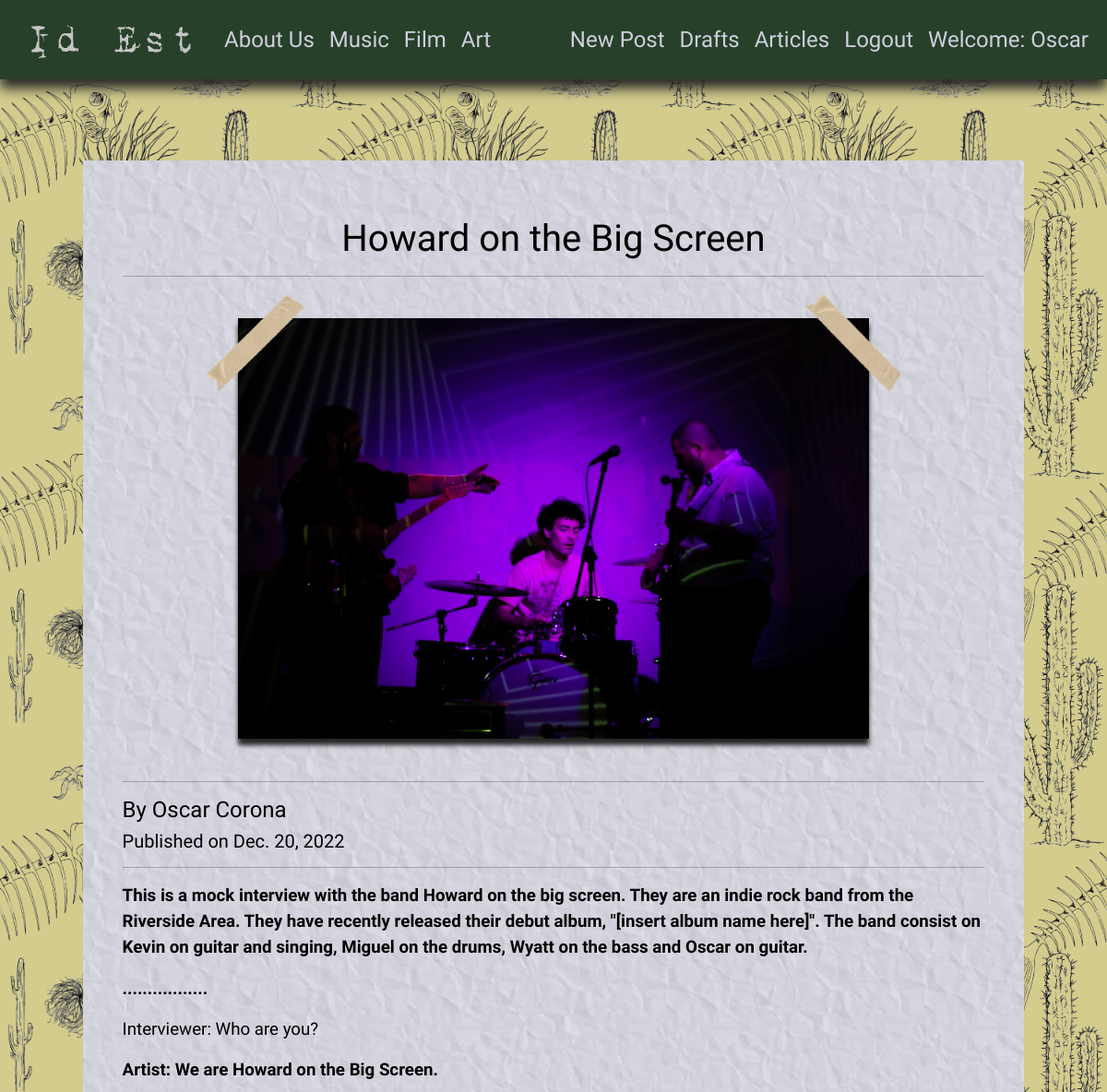
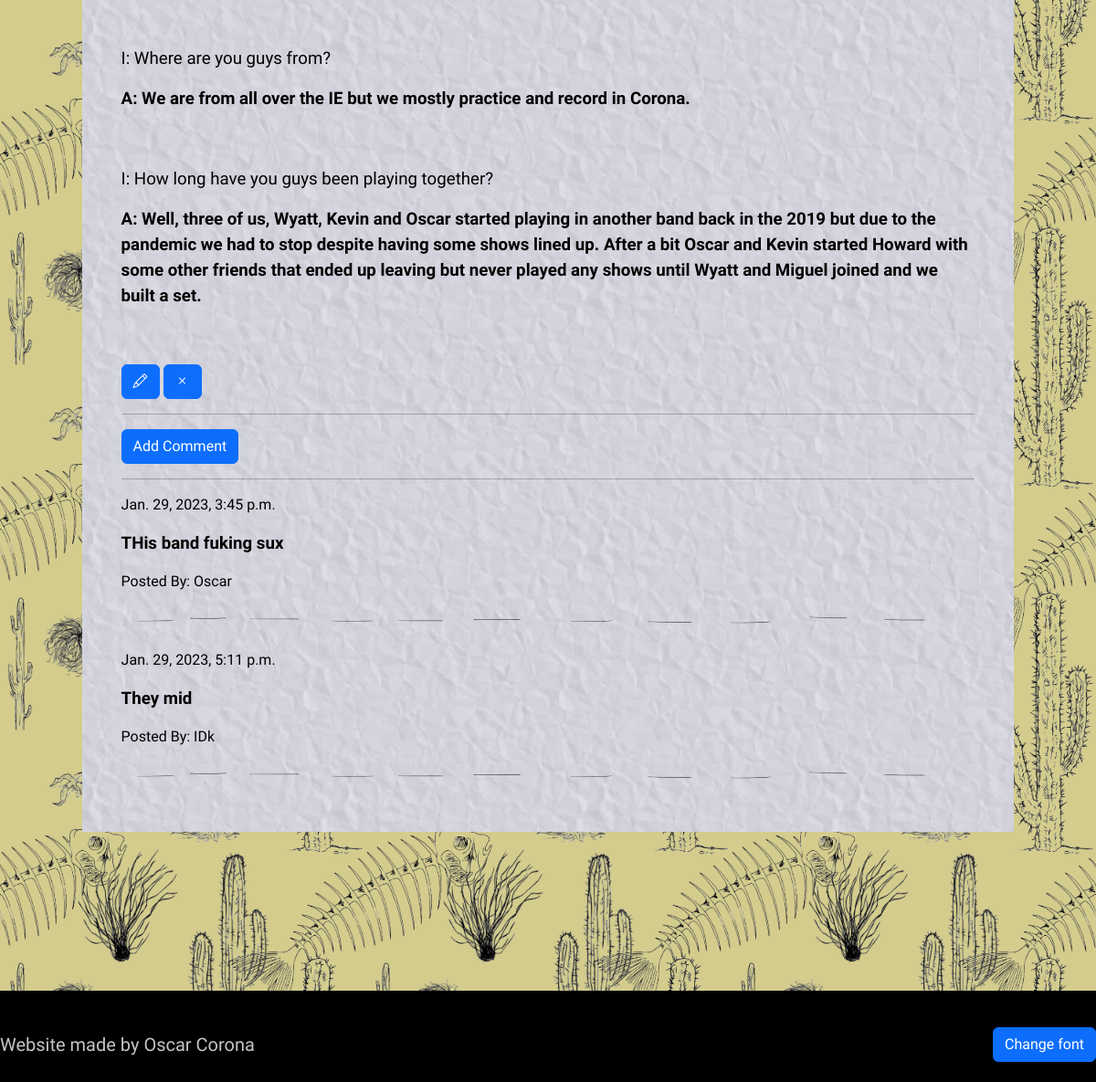
The app's page /post/32/ (signed in) with its own data (2 pictures, top to bottom).
### articles/models.py (models this page shows, shortened)
class ArticlePost(models.Model):
    author = models.ForeignKey('auth.User',on_delete=models.CASCADE)
    title = models.CharField(max_length=200)
    text = models.TextField()
    create_date = models.DateTimeField(default=now)
    publish_date = models.DateField(blank=True,null=True)
    featured_image = models.ImageField(upload_to='featured_images/%Y/%m/',blank=True)

class Comment(models.Model):
    post = models.ForeignKey('articles.ArticlePost',related_name='comments',on_delete=models.CASCADE)
    author = models.CharField(max_length=36)
    text = models.TextField()
    create_date = models.DateTimeField(default=now)
    approved_comment = models.BooleanField(default=False)

### articles/views.py (the view)
# urls.py: path('post/<int:pk>/',views.ArticlePostDetailView.as_view(),name='post_detail'),
class ArticlePostDetailView(DetailView):
    model = ArticlePost

### articles/templates/articles/articlepost_detail.html (shortened to what this page needs)
{% extends 'articles/base.html' %}
{%load static%}
{% block body_block %}
<div class="borderimg">
<div class="base">
<div class="clear"></div>
<div class="container">
    <h1 class="posttitle">{{object.title}}</h1>
    <hr>
    {% if object.featured_image %}
        <img src="{% static 'images/taped.png'%}" class='tape' alt="">
        <div class='container-fluid'>
        </div>
    {%else%}
    <p>No Featured Image</p>
    {%endif%}
    <div class="clear"></div>
    <hr>
    <h4>By {{object.author.first_name}} {{object.author.last_name}}</h4>
    {% if object.publish_date %}
    <h5>Published on {{object.publish_date}}</h5>
    {% else %}
        {% if user.is_authenticated %}
        <p>Creation Date: {{object.create_date}}</p>
        <a class="btn btn-primary" href="{% url 'articles:post_publish' pk=object.pk %}">Publish</a>
        {%endif%}
    {% endif %}
    <hr>
    <p class="postcontent">{{object.text|safe|linebreaksbr}}</p>
    {% if user.is_authenticated %}
        <a class="btn btn-primary" href="{% url 'articles:post_update' pk=object.pk %}">
            <i class="bi bi-pencil"></i>
        </a>
        <a class="btn btn-primary" href="{% url 'articles:post_delete' pk=object.pk %}">
            <span class="bi bi-x"></span>
        </a>
    {%endif%}
    <hr>
    <a class='btn btn-primary btn-comment' href="{% url 'articles:add_comment_to_post' pk=object.pk %}">Add Comment</a>
    <hr>
    {% for comment in object.comments.all %}
        {% if user.is_authenticated or comment.approved_comment %}
            {{comment.create_date}}
            {% if comment.approved_comment %}
            <p>{{comment.text|safe|linebreaks}}</p>
            Posted By: {{comment.author}}
            {%endif%}
            <hr class="dottedhr">
        {%endif%}
        {% empty%}
        <p>No Comments</p>
    {%endfor%}
</div>
</div></div>
{% endblock %}

### articles/templates/articles/base.html (shortened to what this page needs)
<!DOCTYPE html>
{% load static %}
<html lang="en">
<head>
    <link href="https://cdn.jsdelivr.net/npm/bootstrap@5.2.3/dist/css/bootstrap.min.css" rel="stylesheet">
    <link rel="stylesheet" href="https://cdn.jsdelivr.net/npm/bootstrap-icons@1.10.2/font/bootstrap-icons.css">
    <link rel="stylesheet" href="//cdn.jsdelivr.net/npm/medium-editor@latest/dist/css/medium-editor.min.css" type="text/css" media="screen" charset="utf-8">
    <link rel="stylesheet" href='{% static "css/mystyle.css" %}'>
    <link rel="stylesheet" href="{% static 'css/article.css' %}">
</head>
<body>
    <nav class="navbar navbar-expand-lg navbar-light navbar-custom">
        <div class="container-fluid">
            <a class="navbar-brand" href="{%url 'articles:index'%} "><img src="{% static 'images/Logos/Logo_full.png' %}"
            >
            </a>
            <div class="collapse navbar-collapse" id="navbarNav">
                <ul class="navbar-nav">
                    <li class="nav-item">
                        <a class="nav-link" href="{% url 'articles:about' %}">About Us</a>
                    </li>
                    <li class="nav-item">
                        <a class="nav-link" href="{% url 'articles:musicindex' %}">Music</a>
                    </li>
                    <li class="nav-item">
                        <a class="nav-link" href="{% url 'articles:comingsoon' %}">Film</a>
                    </li>
                    <li class="nav-item">
                        <a class="nav-link" href="{% url 'articles:comingsoon' %}">Art</a>
                    </li>
                </ul>
                <ul class="navbar-nav ms-auto">
                    {% if user.is_authenticated %}
                    <li class="nav-item">
                        <a class="nav-link" href="{% url 'articles:post_new'%}">New Post</a>
                    </li>
                    <li class="nav-item">
                        <a class="nav-link" href="{% url 'articles:draft_list'%}">Drafts</a>
                    </li>
                    <li class="nav-item">
                        <a class="nav-link" href="{% url 'articles:articlelist'%}">Articles</a>
                    </li>
                    <li class="nav-item">
                        <a class="nav-link" href="{% url 'logout'%}" class="logout">Logout</a>
                    </li>
                    <li class="nav-item nav-link">
                        <a>Welcome: {{user.username}}</a>
                    </li>
                    {%else%}
                    <li class="nav-item">
                        <a href="{% url 'login'%}" class="login">Login</a>
                    </li>
                    {% endif %}
                </ul>
              </div>
        </div>
    </nav>
    <div class="clear"></div>
<div class="wrapper">
    <div class="container ">
        {% block body_block %}
        {% endblock %}
        <div class="clear"></div>
    </div>
    <div class="clear"></div>
    <div class="clear"></div>
    <div class="clear"></div>
    <div class="clear"></div>
<div id="footer">
    <footer class="d-flex flex-wrap justify-content-between align-items-center py-3 my-4">
        <h5>Website made by Oscar Corona</h5>
        <h3 class="changefont btn btn-primary">Change font</h3>
    </footer>
</div>
</div>
</body>
</html>

### static/css/mystyle.css (style rules this page uses)
html { height: 100%; }
.navbar-custom { background-color: #274029; box-shadow: 0px 10px 13px #282828; -moz-box-shadow: 0px 10px 13px #282828; -webkit-box-shadow: 0px 10px 13px #282828; -khtml-box-shadow: 0px 10px 13px #282828; }
.navbar-custom .navbar-brand, .navbar-custom .navbar-text { color: #cecedd; }
.navbar-custom .navbar-nav .nav-link { color: #cecedd; font-size: 1.5em; }
.container { background-color: transparent; color: black; min-height: 100%; position: relative; }
.base { background-image: url('/static/images/paper_background_blue.jpg'); background-size: 35em ; padding: 3%; }
p { font-family: 'Courier Prime', monospace; font-weight: bold; }
body { font-family: 'Special Elite', cursive; position: relative; margin: 0; padding-bottom: 4rem; min-height: 100%; }
h1 { text-align: center; }
.clear { clear: both; height: 30px; }
@media screen and (min-width: 1144px) { p { font-size: 1.17em; } }
@media screen and (min-width: 1144px) { body { background-image: url('/static/images/title_black.png'); background-size: 25em; } }
@media screen and (min-width: 1144px) { .borderimg { border: 3em solid transparent; border-image: url('/static/images/burned_paper.png') 150 round; } }
#footer { position: absolute; right: 0; bottom: 0; left: 0; height:100px; width: 100%; background-color: black; }
footer { color: #c4c4c4; font-size: 0.5em; text-align: end; width: 100%; }
.wrapper { padding: 10px; }
.dottedhr { border: 0; height: 30px; background-image: url('/static/images/hr.png'); background-size: 115% 30px; opacity: 100%; object-fit: fill; width: 100%; }

### static/css/article.css (style rules this page uses)
.tape { width: 79%; object-fit: cover; z-index: 1; position: absolute; left: 0; right: 0; margin-left: auto; margin-right: auto; width: 79% }

### records on screen
ArticlePost: title "Howard on the Big Screen", author.first_name "Oscar", author.last_name "Corona", publish_date "Dec. 20, 2022", text "This is a mock interview with the band Howard on the big screen. They are an indie rock band from the Riverside Area. They have recently released their debut album, \"[insert album name here]\". The band consist on Kevin on guitar and singing, Miguel on the drums, Wyatt on the bass and Oscar on guitar. ................. Interviewer: Who are you? Artist: We are Howard on the Big Screen. I: Where are you guys from? A: We are from all over the IE but we mostly practice and record in Corona. I: How long have you guys been playing together? A: Well, three of us, Wyatt, Kevin and Oscar started playing in another band back in the 2019 but due to the pandemic we had to stop despite having some shows…"
Comment: create_date "Jan. 29, 2023, 3:45 p.m.", text "THis band fuking sux", author "Oscar"
Comment: create_date "Jan. 29, 2023, 5:11 p.m.", text "They mid", author "IDk"

### other values on screen
{{ user.username }} "Oscar"
